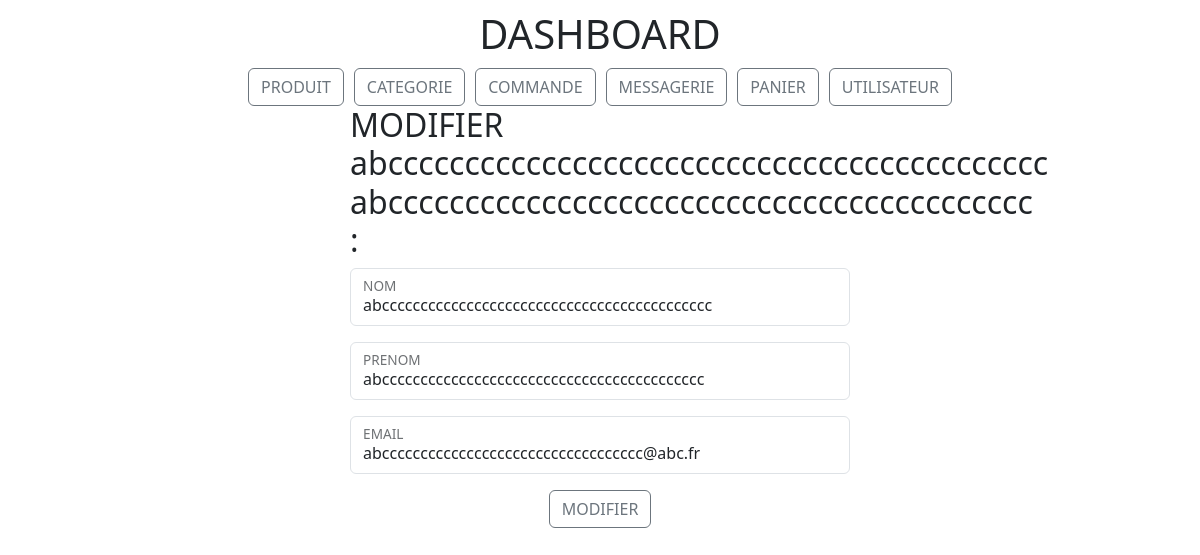
/dashboard/users/update_users.php?id=1, run on an earlier commit of the app's database.
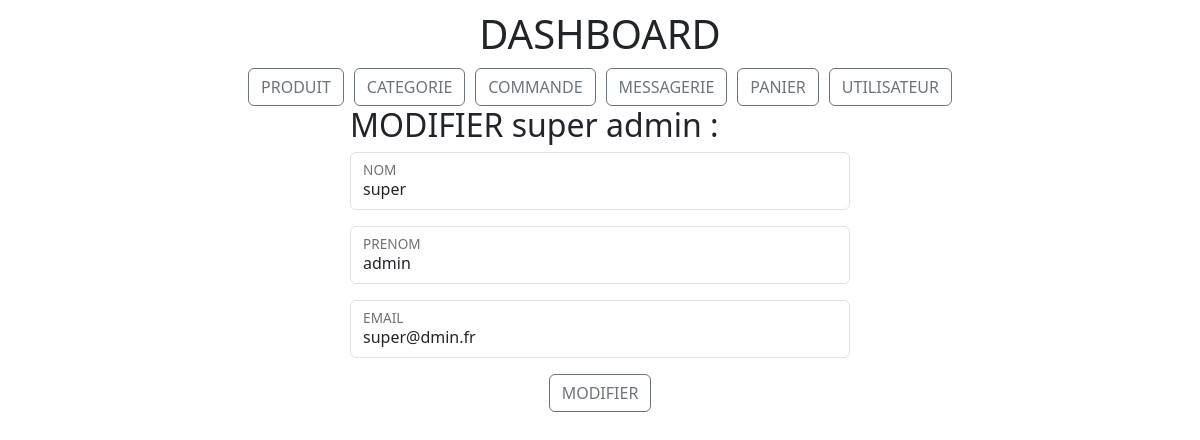
And on a later commit of the database.
### tables this page shows
CREATE TABLE `users` (
  `id` int NOT NULL,
  `prenom` varchar(255) NOT NULL,
  `nom` varchar(255) NOT NULL,
  `email` varchar(255) NOT NULL,
  `pass` varchar(255) NOT NULL,
  `adresse` varchar(255) DEFAULT NULL,
  `roles` varchar(255) NOT NULL
);

### src/dashboard/users/update_users.php (the view, shortened to what this page needs)
<?php
require_once("../../connect.php");
if (isset($_GET["id"]) && !empty($_GET["id"])) {
    $id = strip_tags($_GET["id"]);
    $sql = "SELECT * FROM users WHERE id = :id";
    $query = $db->prepare($sql);
    $query->bindValue(":id", $id, PDO::PARAM_INT);
    $query->execute();
    $user = $query->fetch();
} else {
    header("Location: dashboard_users.php");
}
?>
<!DOCTYPE html>
<html lang="en">
<head>
    <link rel="stylesheet" href="../../css/dashboard/dashboard.css">
    <link href="https://cdn.jsdelivr.net/npm/bootstrap@5.3.3/dist/css/bootstrap.min.css" rel="stylesheet">
</head>
<body>
    <?php include '../../templates/navbar_dashboard.php'; ?>
    <div class="form_produit">
        <div>
            <form class="formulaire_produit" method="POST">
                <h2>MODIFIER <?= $user["nom"] ?> <?= $user["prenom"] ?> :</h2>
                <div class="form-floating mb-3">
                    <input type="text" class="form-control" id="nom" placeholder="NOM" name="nom" value="<?= $user["nom"] ?>" required>
                    <label for="nom">NOM</label>
                </div>
                <div class="form-floating mb-3">
                    <input type="text" class="form-control" id="prenom" placeholder="PRENOM" name="prenom" value="<?= $user["prenom"] ?>" required>
                    <label for="prenom">PRENOM</label>
                </div>
                <div class="form-floating mb-3">
                    <input type="email" class="form-control" placeholder="email@example.com" id="email" name="email" value="<?= $user["email"] ?>" required>
                    <label for="email">EMAIL</label>
                </div>
                <div class="btn_produit"><button type="submit" class="btn btn-outline-secondary">MODIFIER</button></div>
            </form>
            <br>
        </div>
    </div>
</body>
</html>

What changed in the data, as far as the page shows it:
changed users: nom "abccccccccccccccccccccccccccccccccccccccccccc" → "super"; prenom "abcccccccccccccccccccccccccccccccccccccccccc" → "admin"; email "abcccccccccccccccccccccccccccccccccc@abc.fr" → "super@dmin.fr"
